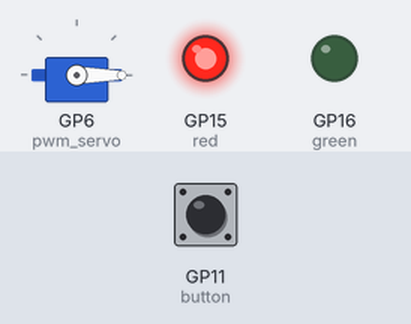
Bench run of a program on a simulated Raspberry Pi Pico running CircuitPython. On the bench: servo, output pins drawn as LEDs (lit = HIGH). The inputs (shaded band) are chosen by the test bench; at power-on: GP11 (button) HIGH. What the program prints to the serial console is not drawn. At 10.0 s the program ends and the board releases its pins; the recording ends there.

Above: at 0.05 s.
At 0.95 s:
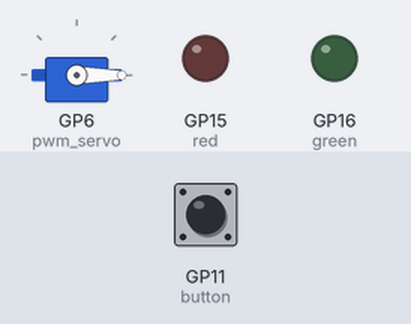
Timing chart, 0 to 3.0 s (numbered marks = the images above):
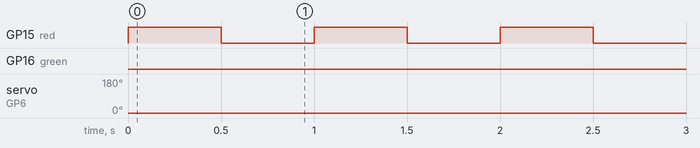

The program:

LaunchPad4.py
```python
import time
import board
import digitalio
import pwmio
from adafruit_motor import servo

#Sets up LEDS, the button, and the servo
red = digitalio.DigitalInOut(board.GP15)
red.direction = digitalio.Direction.OUTPUT
green = digitalio.DigitalInOut(board.GP16)
green.direction = digitalio.Direction.OUTPUT
button = digitalio.DigitalInOut(board.GP11)
button.direction = digitalio.Direction.INPUT
button.pull = digitalio.Pull.UP
pwm_servo = pwmio.PWMOut(board.GP6, duty_cycle=2 ** 15, frequency=50)
launchTower = servo.Servo(pwm_servo, min_pulse=500, max_pulse=2500)

launchTower.angle=0     #Sets the servo angle to 0 to start

while not button.value: #Waits until button.value=True, which is when the button is pressed
    time.sleep(0.1)

for x in range(10,0,-1):        #Loops 10 times, with x going from 10 and ending at 1
    print(x)
    red.value=True
    time.sleep(0.5)
    red.value=False
    time.sleep(0.5)     #Turns the red LED on and off every 0.5 seconds, and prints x each second

launchTower.angle=180   #Turns the servo 180 degrees, from 0 to 180
print("Liftoff!")
green.value=True    #Once it is time for liftoff prints liftoff and turns on the green LED
```

Measured:
- by itself, GP15 (red): alternates HIGH for 0.50 s and LOW for 0.50 s
- by itself, GP16 (green): LOW → HIGH at 10.0 s
- by itself, servo on GP6 (pwm_servo): 0° → 180° at 10.0 s
